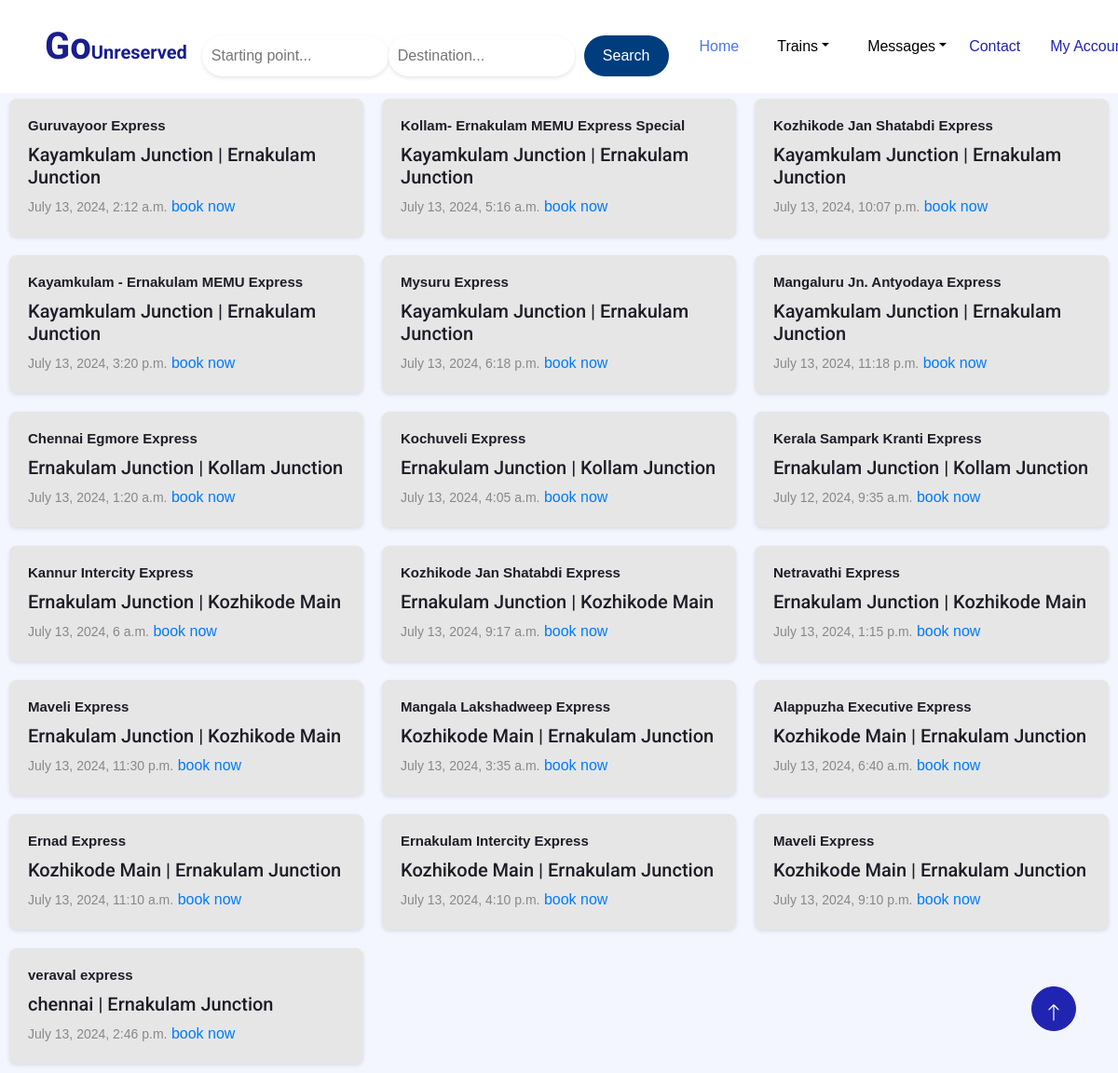
Page /userhome (signed in) on the committed database.
### RailApp/models.py (models this page shows, shortened)
class Ticket(models.Model):
    train = models.ForeignKey(Train, on_delete=models.CASCADE)
    starting_station = models.ForeignKey(Station, related_name='starting_station', on_delete=models.CASCADE)
    destination_station = models.ForeignKey(Station, related_name='destination_station', on_delete=models.CASCADE)
    amount = models.DecimalField(max_digits=8, decimal_places=2)
    train_time = models.DateTimeField(auto_now=False)
    ticket_name = models.CharField(max_length=100)

class Train(models.Model):
    name = models.CharField(max_length=100)
    start=models.CharField(max_length=100)
    dest=models.CharField(max_length=100)
    def __str__(self):
        return self.name

class Station(models.Model):
    name = models.CharField(max_length=100)
    def __str__(self):
        return self.name

### RailApp/views.py (the view)
# urls.py: path('userhome',views.userhome,name='userhome'),
def userhome(request):
    trains = Ticket.objects.all()
    messages=Complaint.objects.filter(user__name=request.session['user'])
    search_in = request.GET.get('q')
    search = request.GET.get('h')
    if search_in:
        trains = Ticket.objects.filter(destination_station__name__icontains=search,starting_station__name__icontains=search_in)
    context = {
        'trains':trains,
        'messages':messages,
    }
    return render(request,'userpage.html',context)

### RailApp/templates/userpage.html (shortened to what this page needs)
{% extends "base.html" %}
{% block start %}
<div class="card-container" >
  {% for trains in trains %}
  <div class="small-card">
    <div class="small-card-content">
      <h2 class="small-card-title">{{ trains.train }}</h2>
      <h5>{{ trains.starting_station }} | {{ trains.destination_station.name }}</h5>
      <small>{{ trains.price }}</small>      <small>{{ trains.train_time }}</small>
      <a href="{% url 'book_train' trains.id %}" class="small-card-link">book now </a>
    </div>
  </div>
  {% endfor %}
</div>
{% endblock %}

### static/css/style.css (style rules this page uses)
:root { --primary: #2124B1; --secondary: #4777F5; --light: #F7FAFF; --dark: #1D1D27; }
h1, h2, h3, .fw-bold { font-weight: 700 !important; }
h4, h5, h6, .fw-medium { font-weight: 500 !important; }

### RailApp/templates/base.html (style rules this page uses)
.card-container { display: flex; flex-wrap: wrap; justify-content: space-between; }
.small-card { width: calc(33.33% - 20px); display: flex; flex-direction: column; background-color: #e6e6e6; border-radius: 8px; box-shadow: 0 2px 4px rgba(0, 0, 0, 0.1); margin: 10px; padding: 20px; }
.small-card-title { font-size: 15px; font-family: 'Trebuchet MS', 'Lucida Sans Unicode', 'Lucida Grande', 'Lucida Sans', Arial, sans-serif; margin-bottom: 10px; }
.small-card-link { color: #007bff; text-decoration: none; }
body { margin: 0; padding: 0; font-family: Arial, sans-serif; }

### rows in the picture
Ticket: train "Guruvayoor Express", starting_station "Kayamkulam Junction", destination_station.name "Ernakulam Junction", train_time "July 13, 2024, 2:12 a.m."
Ticket: train "Kollam- Ernakulam MEMU Express Special", starting_station "Kayamkulam Junction", destination_station.name "Ernakulam Junction", train_time "July 13, 2024, 5:16 a.m."
Ticket: train "Kozhikode Jan Shatabdi Express", starting_station "Kayamkulam Junction", destination_station.name "Ernakulam Junction", train_time "July 13, 2024, 10:07 p.m."
Ticket: train "Kayamkulam - Ernakulam MEMU Express", starting_station "Kayamkulam Junction", destination_station.name "Ernakulam Junction", train_time "July 13, 2024, 3:20 p.m."
Ticket: train "Mysuru Express", starting_station "Kayamkulam Junction", destination_station.name "Ernakulam Junction", train_time "July 13, 2024, 6:18 p.m."
Ticket: train "Mangaluru Jn. Antyodaya Express", starting_station "Kayamkulam Junction", destination_station.name "Ernakulam Junction", train_time "July 13, 2024, 11:18 p.m."
Ticket: train "Chennai Egmore Express", starting_station "Ernakulam Junction", destination_station.name "Kollam Junction", train_time "July 13, 2024, 1:20 a.m."
Ticket: train "Kochuveli Express", starting_station "Ernakulam Junction", destination_station.name "Kollam Junction", train_time "July 13, 2024, 4:05 a.m."
Ticket: train "Kerala Sampark Kranti Express", starting_station "Ernakulam Junction", destination_station.name "Kollam Junction", train_time "July 12, 2024, 9:35 a.m."
Ticket: train "Kannur Intercity Express", starting_station "Ernakulam Junction", destination_station.name "Kozhikode Main", train_time "July 13, 2024, 6 a.m."
Ticket: train "Kozhikode Jan Shatabdi Express", starting_station "Ernakulam Junction", destination_station.name "Kozhikode Main", train_time "July 13, 2024, 9:17 a.m."
Ticket: train "Netravathi Express", starting_station "Ernakulam Junction", destination_station.name "Kozhikode Main", train_time "July 13, 2024, 1:15 p.m."
Ticket: train "Maveli Express", starting_station "Ernakulam Junction", destination_station.name "Kozhikode Main", train_time "July 13, 2024, 11:30 p.m."
Ticket: train "Mangala Lakshadweep Express", starting_station "Kozhikode Main", destination_station.name "Ernakulam Junction", train_time "July 13, 2024, 3:35 a.m."
Ticket: train "Alappuzha Executive Express", starting_station "Kozhikode Main", destination_station.name "Ernakulam Junction", train_time "July 13, 2024, 6:40 a.m."
Ticket: train "Ernad Express", starting_station "Kozhikode Main", destination_station.name "Ernakulam Junction", train_time "July 13, 2024, 11:10 a.m."
Ticket: train "Ernakulam Intercity Express", starting_station "Kozhikode Main", destination_station.name "Ernakulam Junction", train_time "July 13, 2024, 4:10 p.m."
Ticket: train "Maveli Express", starting_station "Kozhikode Main", destination_station.name "Ernakulam Junction", train_time "July 13, 2024, 9:10 p.m."
Ticket: train "veraval express", starting_station "chennai", destination_station.name "Ernakulam Junction", train_time "July 13, 2024, 2:46 p.m."
